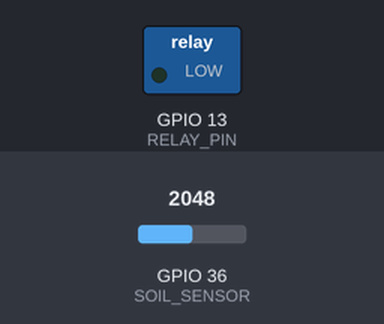
The sketch below on a simulated ESP32. Shown: switched loads named in the sketch (green lamp = pin HIGH). The test bench sets the inputs (shaded band); at power-on: GPIO 36 (SOIL_SENSOR) = 2048. What the sketch prints to the serial monitor is not drawn. At 5.0 s the program stops and its outputs stay as they are.

Above: at 1.3 s.
1.4 s: GPIO 36 (SOIL_SENSOR) set to 2967
2.9 s: GPIO 36 (SOIL_SENSOR) set to 3046
At 4.1 s:
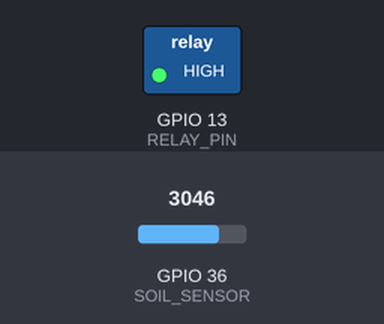
Timing chart, 0 to 6.5 s (numbered marks = the images above; inputs shaded):
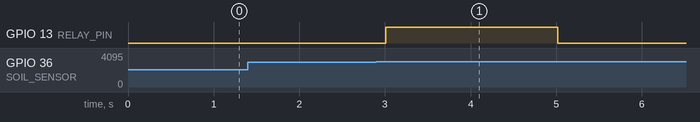

The sketch:

Smart_Irrigation_System.ino
```cpp
#define SOIL_SENSOR 36  // 土壤濕度感測器 GPIO36
#define RELAY_PIN 13    // 繼電器 GPIO13

int counter = 0; // 記錄執行次數

void setup() {
    Serial.begin(115200);
    pinMode(SOIL_SENSOR, INPUT);
    pinMode(RELAY_PIN, OUTPUT);
}

void loop() {
    if (counter >= 10) {
        Serial.println("測試結束，ESP32 停止執行！");
        Serial.println("關閉灑水。");
        digitalWrite(RELAY_PIN, LOW); // 繼電器關閉
        while (true);  // 進入無限迴圈，完全停止
    }

    int val = analogRead(SOIL_SENSOR);
    Serial.print("測試次數: ");
    Serial.print(counter + 1);
    Serial.print(" / 10，土壤濕度值: ");
    Serial.println(val);

    if (val < 3000) {
        digitalWrite(RELAY_PIN, LOW);
        Serial.println("濕度足夠，關閉灑水。");
    } else {
        digitalWrite(RELAY_PIN, HIGH);
        Serial.println("土壤乾燥，開啟灑水！");
    }

    counter++;
    delay(500);
}
```

Measured:
- the behaviour switches between 2999 and 3000 on GPIO 36 (SOIL_SENSOR) (found by bisection; images 0 and 1)
- after the input at 1.4 s, every drawn part: stays the same
- after the input at 2.9 s, GPIO 13 (RELAY_PIN): LOW → HIGH after 0.11 s, → LOW 2.0 s later
